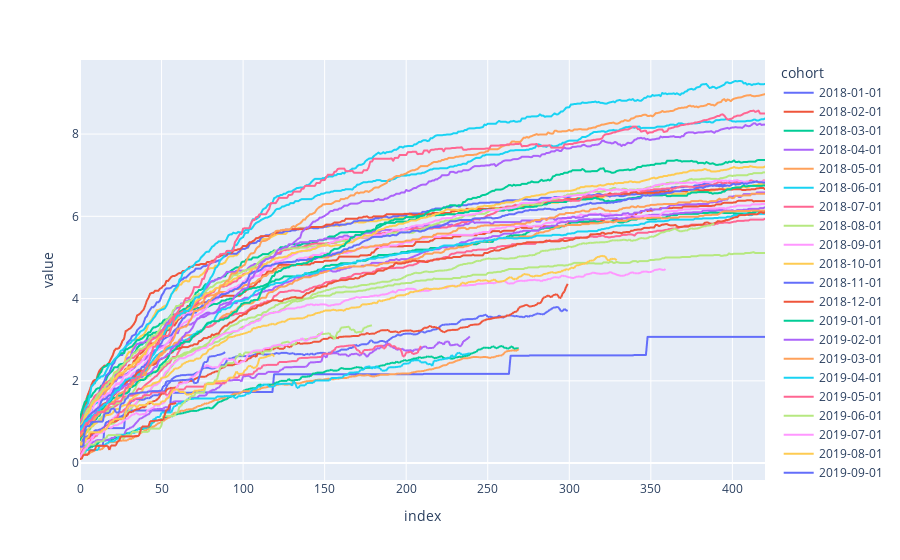

The notebook cell saved with this chart:
### Code cell
fig_raw = px.line(data_frame=df_RR_prefill)
fig_raw.show()
#fig_raw.write_html("SubscriptionToOnetime_RepurchaseSecondToThird_Raw.html")

### Figure 1 — Plotly figure (JSON) as saved in the notebook; plotly's stock layout.template omitted (floating-point values rounded to 4 significant figures; data arrays with more than 128 entries replaced by an {"elided": "..."} marker saying what was removed)
{"data": [{"hovertemplate": "cohort=2018-01-01<br>index=%{x}<br>value=%{y}<extra></extra>", "legendgroup": "2018-01-01", "line": {"color": "#636efa", "dash": "solid"}, "marker": {"symbol": "circle"}, "mode": "lines", "name": "2018-01-01", "showlegend": true, "type": "scattergl", "x": {"elided": "421 int values"}, "xaxis": "x", "y": {"elided": "421 float values"}, "yaxis": "y"}, {"hovertemplate": "cohort=2018-02-01<br>index=%{x}<br>value=%{y}<extra></extra>", "legendgroup": "2018-02-01", "line": {"color": "#EF553B", "dash": "solid"}, "marker": {"symbol": "circle"}, "mode": "lines", "name": "2018-02-01", "showlegend": true, "type": "scattergl", "x": {"elided": "421 int values"}, "xaxis": "x", "y": {"elided": "421 float values"}, "yaxis": "y"}, {"hovertemplate": "cohort=2018-03-01<br>index=%{x}<br>value=%{y}<extra></extra>", "legendgroup": "2018-03-01", "line": {"color": "#00cc96", "dash": "solid"}, "marker": {"symbol": "circle"}, "mode": "lines", "name": "2018-03-01", "showlegend": true, "type": "scattergl", "x": {"elided": "421 int values"}, "xaxis": "x", "y": {"elided": "421 float values"}, "yaxis": "y"}, {"hovertemplate": "cohort=2018-04-01<br>index=%{x}<br>value=%{y}<extra></extra>", "legendgroup": "2018-04-01", "line": {"color": "#ab63fa", "dash": "solid"}, "marker": {"symbol": "circle"}, "mode": "lines", "name": "2018-04-01", "showlegend": true, "type": "scattergl", "x": {"elided": "421 int values"}, "xaxis": "x", "y": {"elided": "421 float values"}, "yaxis": "y"}, {"hovertemplate": "cohort=2018-05-01<br>index=%{x}<br>value=%{y}<extra></extra>", "legendgroup": "2018-05-01", "line": {"color": "#FFA15A", "dash": "solid"}, "marker": {"symbol": "circle"}, "mode": "lines", "name": "2018-05-01", "showlegend": true, "type": "scattergl", "x": {"elided": "421 int values"}, "xaxis": "x", "y": {"elided": "421 float values"}, "yaxis": "y"}, {"hovertemplate": "cohort=2018-06-01<br>index=%{x}<br>value=%{y}<extra></extra>", "legendgroup": "2018-06-01", "line": {"color": "#19d3f3", "dash": "solid"}, "marker": {"symbol": "circle"}, "mode": "lines", "name": "2018-06-01", "showlegend": true, "type": "scattergl", "x": {"elided": "421 int values"}, "xaxis": "x", "y": {"elided": "421 float values"}, "yaxis": "y"}, {"hovertemplate": "cohort=2018-07-01<br>index=%{x}<br>value=%{y}<extra></extra>", "legendgroup": "2018-07-01", "line": {"color": "#FF6692", "dash": "solid"}, "marker": {"symbol": "circle"}, "mode": "lines", "name": "2018-07-01", "showlegend": true, "type": "scattergl", "x": {"elided": "421 int values"}, "xaxis": "x", "y": {"elided": "421 float values"}, "yaxis": "y"}, {"hovertemplate": "cohort=2018-08-01<br>index=%{x}<br>value=%{y}<extra></extra>", "legendgroup": "2018-08-01", "line": {"color": "#B6E880", "dash": "solid"}, "marker": {"symbol": "circle"}, "mode": "lines", "name": "2018-08-01", "showlegend": true, "type": "scattergl", "x": {"elided": "421 int values"}, "xaxis": "x", "y": {"elided": "421 float values"}, "yaxis": "y"}, {"hovertemplate": "cohort=2018-09-01<br>index=%{x}<br>value=%{y}<extra></extra>", "legendgroup": "2018-09-01", "line": {"color": "#FF97FF", "dash": "solid"}, "marker": {"symbol": "circle"}, "mode": "lines", "name": "2018-09-01", "showlegend": true, "type": "scattergl", "x": {"elided": "421 int values"}, "xaxis": "x", "y": {"elided": "421 float values"}, "yaxis": "y"}, {"hovertemplate": "cohort=2018-10-01<br>index=%{x}<br>value=%{y}<extra></extra>", "legendgroup": "2018-10-01", "line": {"color": "#FECB52", "dash": "solid"}, "marker": {"symbol": "circle"}, "mode": "lines", "name": "2018-10-01", "showlegend": true, "type": "scattergl", "x": {"elided": "421 int values"}, "xaxis": "x", "y": {"elided": "421 float values"}, "yaxis": "y"}, {"hovertemplate": "cohort=2018-11-01<br>index=%{x}<br>value=%{y}<extra></extra>", "legendgroup": "2018-11-01", "line": {"color": "#636efa", "dash": "solid"}, "marker": {"symbol": "circle"}, "mode": "lines", "name": "2018-11-01", "showlegend": true, "type": "scattergl", "x": {"elided": "421 int values"}, "xaxis": "x", "y": {"elided": "421 float values"}, "yaxis": "y"}, {"hovertemplate": "cohort=2018-12-01<br>index=%{x}<br>value=%{y}<extra></extra>", "legendgroup": "2018-12-01", "line": {"color": "#EF553B", "dash": "solid"}, "marker": {"symbol": "circle"}, "mode": "lines", "name": "2018-12-01", "showlegend": true, "type": "scattergl", "x": {"elided": "421 int values"}, "xaxis": "x", "y": {"elided": "421 float values"}, "yaxis": "y"}, {"hovertemplate": "cohort=2019-01-01<br>index=%{x}<br>value=%{y}<extra></extra>", "legendgroup": "2019-01-01", "line": {"color": "#00cc96", "dash": "solid"}, "marker": {"symbol": "circle"}, "mode": "lines", "name": "2019-01-01", "showlegend": true, "type": "scattergl", "x": {"elided": "421 int values"}, "xaxis": "x", "y": {"elided": "421 float values"}, "yaxis": "y"}, {"hovertemplate": "cohort=2019-02-01<br>index=%{x}<br>value=%{y}<extra></extra>", "legendgroup": "2019-02-01", "line": {"color": "#ab63fa", "dash": "solid"}, "marker": {"symbol": "circle"}, "mode": "lines", "name": "2019-02-01", "showlegend": true, "type": "scattergl", "x": {"elided": "421 int values"}, "xaxis": "x", "y": {"elided": "421 float values"}, "yaxis": "y"}, {"hovertemplate": "cohort=2019-03-01<br>index=%{x}<br>value=%{y}<extra></extra>", "legendgroup": "2019-03-01", "line": {"color": "#FFA15A", "dash": "solid"}, "marker": {"symbol": "circle"}, "mode": "lines", "name": "2019-03-01", "showlegend": true, "type": "scattergl", "x": {"elided": "421 int values"}, "xaxis": "x", "y": {"elided": "421 float values"}, "yaxis": "y"}, {"hovertemplate": "cohort=2019-04-01<br>index=%{x}<br>value=%{y}<extra></extra>", "legendgroup": "2019-04-01", "line": {"color": "#19d3f3", "dash": "solid"}, "marker": {"symbol": "circle"}, "mode": "lines", "name": "2019-04-01", "showlegend": true, "type": "scattergl", "x": {"elided": "421 int values"}, "xaxis": "x", "y": {"elided": "421 float values"}, "yaxis": "y"}, {"hovertemplate": "cohort=2019-05-01<br>index=%{x}<br>value=%{y}<extra></extra>", "legendgroup": "2019-05-01", "line": {"color": "#FF6692", "dash": "solid"}, "marker": {"symbol": "circle"}, "mode": "lines", "name": "2019-05-01", "showlegend": true, "type": "scattergl", "x": {"elided": "421 int values"}, "xaxis": "x", "y": {"elided": "421 float values"}, "yaxis": "y"}, {"hovertemplate": "cohort=2019-06-01<br>index=%{x}<br>value=%{y}<extra></extra>", "legendgroup": "2019-06-01", "line": {"color": "#B6E880", "dash": "solid"}, "marker": {"symbol": "circle"}, "mode": "lines", "name": "2019-06-01", "showlegend": true, "type": "scattergl", "x": {"elided": "421 int values"}, "xaxis": "x", "y": {"elided": "421 float values"}, "yaxis": "y"}, {"hovertemplate": "cohort=2019-07-01<br>index=%{x}<br>value=%{y}<extra></extra>", "legendgroup": "2019-07-01", "line": {"color": "#FF97FF", "dash": "solid"}, "marker": {"symbol": "circle"}, "mode": "lines", "name": "2019-07-01", "showlegend": true, "type": "scattergl", "x": {"elided": "421 int values"}, "xaxis": "x", "y": {"elided": "421 float values"}, "yaxis": "y"}, {"hovertemplate": "cohort=2019-08-01<br>index=%{x}<br>value=%{y}<extra></extra>", "legendgroup": "2019-08-01", "line": {"color": "#FECB52", "dash": "solid"}, "marker": {"symbol": "circle"}, "mode": "lines", "name": "2019-08-01", "showlegend": true, "type": "scattergl", "x": {"elided": "421 int values"}, "xaxis": "x", "y": {"elided": "421 float values"}, "yaxis": "y"}, {"hovertemplate": "cohort=2019-09-01<br>index=%{x}<br>value=%{y}<extra></extra>", "legendgroup": "2019-09-01", "line": {"color": "#636efa", "dash": "solid"}, "marker": {"symbol": "circle"}, "mode": "lines", "name": "2019-09-01", "showlegend": true, "type": "scattergl", "x": {"elided": "421 int values"}, "xaxis": "x", "y": {"elided": "421 float values"}, "yaxis": "y"}, {"hovertemplate": "cohort=2019-10-01<br>index=%{x}<br>value=%{y}<extra></extra>", "legendgroup": "2019-10-01", "line": {"color": "#EF553B", "dash": "solid"}, "marker": {"symbol": "circle"}, "mode": "lines", "name": "2019-10-01", "showlegend": true, "type": "scattergl", "x": {"elided": "421 int values"}, "xaxis": "x", "y": {"elided": "421 float values"}, "yaxis": "y"}, {"hovertemplate": "cohort=2019-11-01<br>index=%{x}<br>value=%{y}<extra></extra>", "legendgroup": "2019-11-01", "line": {"color": "#00cc96", "dash": "solid"}, "marker": {"symbol": "circle"}, "mode": "lines", "name": "2019-11-01", "showlegend": true, "type": "scattergl", "x": {"elided": "421 int values"}, "xaxis": "x", "y": {"elided": "421 float values"}, "yaxis": "y"}, {"hovertemplate": "cohort=2019-12-01<br>index=%{x}<br>value=%{y}<extra></extra>", "legendgroup": "2019-12-01", "line": {"color": "#ab63fa", "dash": "solid"}, "marker": {"symbol": "circle"}, "mode": "lines", "name": "2019-12-01", "showlegend": true, "type": "scattergl", "x": {"elided": "421 int values"}, "xaxis": "x", "y": {"elided": "421 float values"}, "yaxis": "y"}, {"hovertemplate": "cohort=2020-01-01<br>index=%{x}<br>value=%{y}<extra></extra>", "legendgroup": "2020-01-01", "line": {"color": "#FFA15A", "dash": "solid"}, "marker": {"symbol": "circle"}, "mode": "lines", "name": "2020-01-01", "showlegend": true, "type": "scattergl", "x": {"elided": "421 int values"}, "xaxis": "x", "y": {"elided": "421 float values"}, "yaxis": "y"}, {"hovertemplate": "cohort=2020-02-01<br>index=%{x}<br>value=%{y}<extra></extra>", "legendgroup": "2020-02-01", "line": {"color": "#19d3f3", "dash": "solid"}, "marker": {"symbol": "circle"}, "mode": "lines", "name": "2020-02-01", "showlegend": true, "type": "scattergl", "x": {"elided": "421 int values"}, "xaxis": "x", "y": {"elided": "421 float values"}, "yaxis": "y"}, {"hovertemplate": "cohort=2020-03-01<br>index=%{x}<br>value=%{y}<extra></extra>", "legendgroup": "2020-03-01", "line": {"color": "#FF6692", "dash": "solid"}, "marker": {"symbol": "circle"}, "mode": "lines", "name": "2020-03-01", "showlegend": true, "type": "scattergl", "x": {"elided": "421 int values"}, "xaxis": "x", "y": {"elided": "421 float values"}, "yaxis": "y"}, {"hovertemplate": "cohort=2020-04-01<br>index=%{x}<br>value=%{y}<extra></extra>", "legendgroup": "2020-04-01", "line": {"color": "#B6E880", "dash": "solid"}, "marker": {"symbol": "circle"}, "mode": "lines", "name": "2020-04-01", "showlegend": true, "type": "scattergl", "x": {"elided": "421 int values"}, "xaxis": "x", "y": {"elided": "421 float values"}, "yaxis": "y"}, {"hovertemplate": "cohort=2020-05-01<br>index=%{x}<br>value=%{y}<extra></extra>", "legendgroup": "2020-05-01", "line": {"color": "#FF97FF", "dash": "solid"}, "marker": {"symbol": "circle"}, "mode": "lines", "name": "2020-05-01", "showlegend": true, "type": "scattergl", "x": {"elided": "421 int values"}, "xaxis": "x", "y": {"elided": "421 float values"}, "yaxis": "y"}, {"hovertemplate": "cohort=2020-06-01<br>index=%{x}<br>value=%{y}<extra></extra>", "legendgroup": "2020-06-01", "line": {"color": "#FECB52", "dash": "solid"}, "marker": {"symbol": "circle"}, "mode": "lines", "name": "2020-06-01", "showlegend": true, "type": "scattergl", "x": {"elided": "421 int values"}, "xaxis": "x", "y": {"elided": "421 float values"}, "yaxis": "y"}, {"hovertemplate": "cohort=2020-07-01<br>index=%{x}<br>value=%{y}<extra></extra>", "legendgroup": "2020-07-01", "line": {"color": "#636efa", "dash": "solid"}, "marker": {"symbol": "circle"}, "mode": "lines", "name": "2020-07-01", "showlegend": true, "type": "scattergl", "x": {"elided": "421 int values"}, "xaxis": "x", "y": {"elided": "421 float values"}, "yaxis": "y"}, {"hovertemplate": "cohort=2020-08-01<br>index=%{x}<br>value=%{y}<extra></extra>", "legendgroup": "2020-08-01", "line": {"color": "#EF553B", "dash": "solid"}, "marker": {"symbol": "circle"}, "mode": "lines", "name": "2020-08-01", "showlegend": true, "type": "scattergl", "x": {"elided": "421 int values"}, "xaxis": "x", "y": {"elided": "421 float values"}, "yaxis": "y"}, {"hovertemplate": "cohort=2020-09-01<br>index=%{x}<br>value=%{y}<extra></extra>", "legendgroup": "2020-09-01", "line": {"color": "#00cc96", "dash": "solid"}, "marker": {"symbol": "circle"}, "mode": "lines", "name": "2020-09-01", "showlegend": true, "type": "scattergl", "x": {"elided": "421 int values"}, "xaxis": "x", "y": {"elided": "421 float values"}, "yaxis": "y"}, {"hovertemplate": "cohort=2020-10-01<br>index=%{x}<br>value=%{y}<extra></extra>", "legendgroup": "2020-10-01", "line": {"color": "#ab63fa", "dash": "solid"}, "marker": {"symbol": "circle"}, "mode": "lines", "name": "2020-10-01", "showlegend": true, "type": "scattergl", "x": {"elided": "421 int values"}, "xaxis": "x", "y": {"elided": "421 float values"}, "yaxis": "y"}, {"hovertemplate": "cohort=2020-11-01<br>index=%{x}<br>value=%{y}<extra></extra>", "legendgroup": "2020-11-01", "line": {"color": "#FFA15A", "dash": "solid"}, "marker": {"symbol": "circle"}, "mode": "lines", "name": "2020-11-01", "showlegend": true, "type": "scattergl", "x": {"elided": "421 int values"}, "xaxis": "x", "y": {"elided": "421 float values"}, "yaxis": "y"}, {"hovertemplate": "cohort=2020-12-01<br>index=%{x}<br>value=%{y}<extra></extra>", "legendgroup": "2020-12-01", "line": {"color": "#19d3f3", "dash": "solid"}, "marker": {"symbol": "circle"}, "mode": "lines", "name": "2020-12-01", "showlegend": true, "type": "scattergl", "x": {"elided": "421 int values"}, "xaxis": "x", "y": {"elided": "421 float values"}, "yaxis": "y"}, {"hovertemplate": "cohort=2021-01-01<br>index=%{x}<br>value=%{y}<extra></extra>", "legendgroup": "2021-01-01", "line": {"color": "#FF6692", "dash": "solid"}, "marker": {"symbol": "circle"}, "mode": "lines", "name": "2021-01-01", "showlegend": true, "type": "scattergl", "x": {"elided": "421 int values"}, "xaxis": "x", "y": {"elided": "421 float values"}, "yaxis": "y"}, {"hovertemplate": "cohort=2021-02-01<br>index=%{x}<br>value=%{y}<extra></extra>", "legendgroup": "2021-02-01", "line": {"color": "#B6E880", "dash": "solid"}, "marker": {"symbol": "circle"}, "mode": "lines", "name": "2021-02-01", "showlegend": true, "type": "scattergl", "x": {"elided": "421 int values"}, "xaxis": "x", "y": {"elided": "421 float values"}, "yaxis": "y"}, {"hovertemplate": "cohort=2021-03-01<br>index=%{x}<br>value=%{y}<extra></extra>", "legendgroup": "2021-03-01", "line": {"color": "#FF97FF", "dash": "solid"}, "marker": {"symbol": "circle"}, "mode": "lines", "name": "2021-03-01", "showlegend": true, "type": "scattergl", "x": {"elided": "421 int values"}, "xaxis": "x", "y": {"elided": "421 float values"}, "yaxis": "y"}, {"hovertemplate": "cohort=2021-04-01<br>index=%{x}<br>value=%{y}<extra></extra>", "legendgroup": "2021-04-01", "line": {"color": "#FECB52", "dash": "solid"}, "marker": {"symbol": "circle"}, "mode": "lines", "name": "2021-04-01", "showlegend": true, "type": "scattergl", "x": {"elided": "421 int values"}, "xaxis": "x", "y": {"elided": "421 float values"}, "yaxis": "y"}, {"hovertemplate": "cohort=2021-05-01<br>index=%{x}<br>value=%{y}<extra></extra>", "legendgroup": "2021-05-01", "line": {"color": "#636efa", "dash": "solid"}, "marker": {"symbol": "circle"}, "mode": "lines", "name": "2021-05-01", "showlegend": true, "type": "scattergl", "x": {"elided": "421 int values"}, "xaxis": "x", "y": {"elided": "421 float values"}, "yaxis": "y"}, {"hovertemplate": "cohort=2021-06-01<br>index=%{x}<br>value=%{y}<extra></extra>", "legendgroup": "2021-06-01", "line": {"color": "#EF553B", "dash": "solid"}, "marker": {"symbol": "circle"}, "mode": "lines", "name": "2021-06-01", "showlegend": true, "type": "scattergl", "x": {"elided": "421 int values"}, "xaxis": "x", "y": {"elided": "421 float values"}, "yaxis": "y"}], "layout": {"legend": {"title": {"text": "cohort"}, "tracegroupgap": 0}, "margin": {"t": 60}, "xaxis": {"anchor": "y", "domain": [0, 1], "title": {"text": "index"}}, "yaxis": {"anchor": "x", "domain": [0, 1], "title": {"text": "value"}}}}
